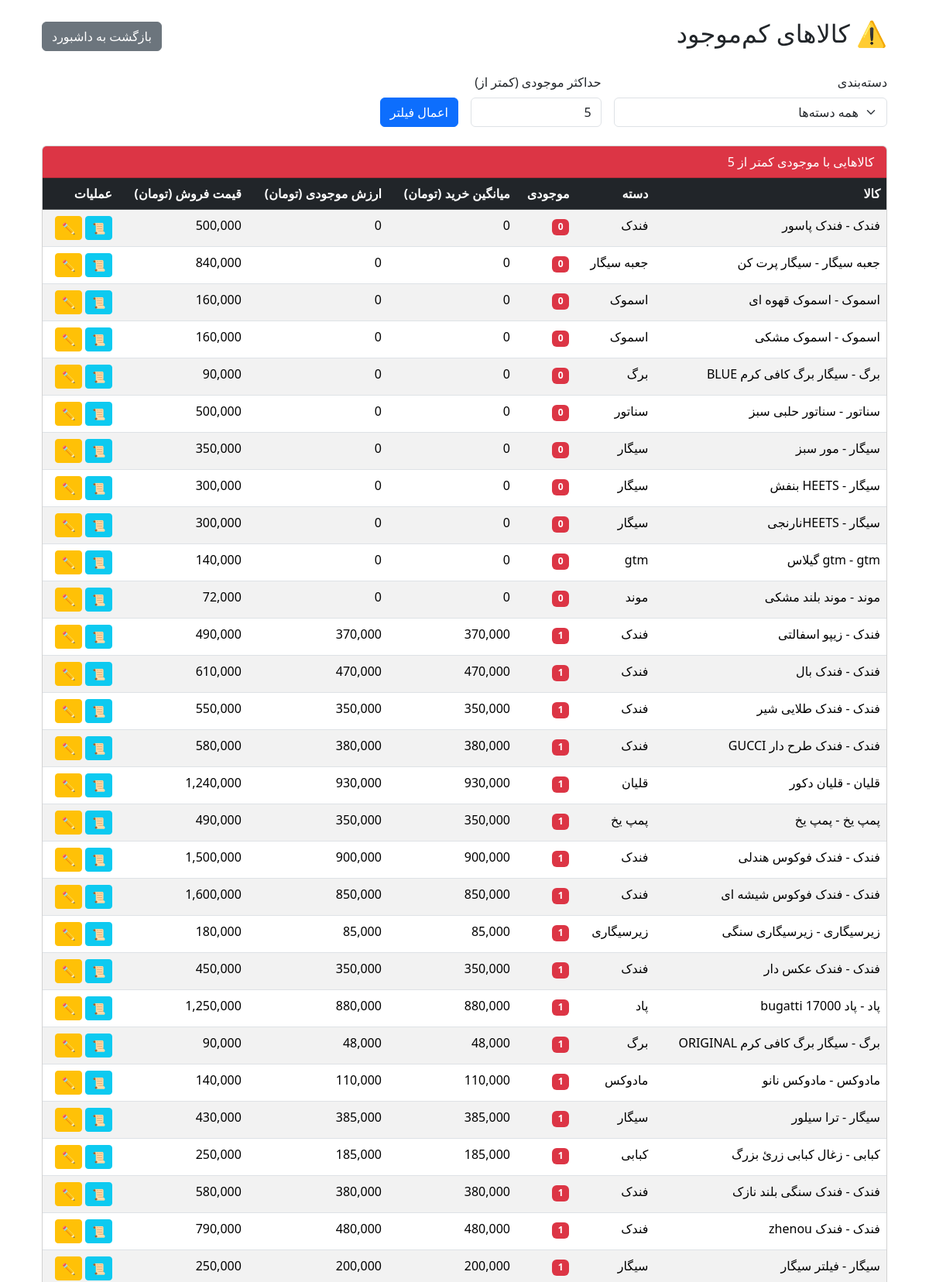
The app's page /sales/reports/low-stock/ (signed in, upper part) with its own data.
### inventory/models.py (models this page shows, shortened)
class Product(models.Model):
    UNIT_CHOICES = [
        ('pack', 'بسته'),
        ('carton', 'کارتن'),
        ('piece', 'عدد'),
        ('kg', 'کیلوگرم'),
    ]
    name = models.CharField(max_length=200, verbose_name="نام کالا")
    barcode = models.CharField(max_length=50, unique=True, db_index=True, verbose_name="بارکد")
    category = models.ForeignKey(Category, on_delete=models.PROTECT, verbose_name="دسته‌بندی")
    unit = models.CharField(max_length=10, choices=UNIT_CHOICES, default='pack', verbose_name="واحد")
    purchase_price = models.DecimalField(max_digits=12, decimal_places=0, verbose_name="قیمت خرید (تومان)")
    selling_price = models.DecimalField(max_digits=12, decimal_places=0, verbose_name="قیمت فروش (تومان)")
    is_active = models.BooleanField(default=True, verbose_name="فعال")
    stock_quantity = models.DecimalField(
        max_digits=12, decimal_places=3, default=0,
        validators=[MinValueValidator(0)], verbose_name="موجودی"
    )
    inventory_cost = models.DecimalField(
        max_digits=14, decimal_places=0, default=0,
        verbose_name="ارزش موجودی (تومان)"
    )
    is_featured = models.BooleanField(default=False, verbose_name="نمایش در دسترسی سریع")
    class Meta:
        verbose_name = "محصول"
        verbose_name_plural = "محصولات"
    def __str__(self):
        if self.category:
            return f"{self.category.name} - {self.name}"
        return self.name

class Category(models.Model):
    name = models.CharField(max_length=100, unique=True, verbose_name="نام")
    parent = models.ForeignKey(
        'self', null=True, blank=True, on_delete=models.SET_NULL,
        verbose_name="والد"
    )
    class Meta:
        verbose_name = "دسته‌بندی"
        verbose_name_plural = "دسته‌بندی‌ها"

### sales/views.py (the view, shortened to what this page needs)
# urls.py: path('reports/low-stock/', views.low_stock_report, name='low_stock_report'),
@login_required
def low_stock_report(request):
    category_id = request.GET.get('category')
    try:
        min_qty = Decimal(request.GET.get('min_qty', '5'))
    except Exception:
        min_qty = Decimal('5')
    products = Product.objects.filter(is_active=True, stock_quantity__lt=min_qty)
    selected_category = None
    products = products.select_related('category').order_by('stock_quantity')
    for p in products:
        if p.stock_quantity > 0:
            p.avg_cost = p.inventory_cost / p.stock_quantity
            p.total_value = p.inventory_cost
        else:
            p.avg_cost = Decimal('0')
            p.total_value = Decimal('0')
    context = {
        'products': products,
        'categories': Category.objects.all(),
        'selected_category': selected_category,
        'min_qty': min_qty,
    }
    return render(request, 'sales/low_stock_report.html', context)

### management/templatetags/custom_filters.py (called while the page is built)
@register.filter
def format_quantity(value):
    if value is None:
        return '0'
    try:
        decimal_value = Decimal(str(value))
        if decimal_value == decimal_value.to_integral_value():
            return str(int(decimal_value))
        return str(decimal_value).rstrip('0').rstrip('.') if '.' in str(decimal_value) else str(decimal_value)
    except (ValueError, TypeError):
        return str(value)

### sales/templates/sales/low_stock_report.html (shortened to what this page needs)
{% extends 'sales/base.html' %}
{% load humanize %}
{% load custom_filters %}
{% block content %}
<div class="container-fluid mt-4">
    <div class="d-flex justify-content-between align-items-center mb-4">
        <h2>⚠️ کالاهای کم‌موجود</h2>
        <a href="{% url 'dashboard' %}" class="btn btn-secondary">بازگشت به داشبورد</a>
    </div>
    <form method="get" class="row g-3 mb-4">
        <div class="col-md-4">
            <label class="form-label">دسته‌بندی</label>
            <select name="category" class="form-select">
                <option value="">همه دسته‌ها</option>
            </select>
        </div>
        <div class="col-md-2">
            <label class="form-label">حداکثر موجودی (کمتر از)</label>
            <input type="number" name="min_qty" value="{{ min_qty }}" min="0" step="any" class="form-control">
        </div>
        <div class="col-md-2 align-self-end">
            <button type="submit" class="btn btn-primary">اعمال فیلتر</button>
        </div>
    </form>
    <div class="card">
        <div class="card-header bg-danger text-white">
            کالاهایی با موجودی کمتر از {{ min_qty }}
        </div>
        <div class="card-body p-0">
            {% if products %}
            <div class="table-responsive">
                <table class="table table-striped table-hover mb-0">
                    <thead class="table-dark">
                        <tr>
                            <th>کالا</th>
                            <th>دسته</th>
                            <th>موجودی</th>
                            <th>میانگین خرید (تومان)</th>
                            <th>ارزش موجودی (تومان)</th>
                            <th>قیمت فروش (تومان)</th>
                            <th>عملیات</th>
                        </tr>
                    </thead>
                    <tbody>
                        {% for product in products %}
                        <tr>
                            <td>{{ product }}</td>
                            <td>{{ product.category.name }}</td>
                            <td><span class="badge bg-danger">{{ product.stock_quantity|format_quantity }}</span></td>
                            <td>{{ product.avg_cost|floatformat:"0"|intcomma }}</td>
                            <td>{{ product.total_value|floatformat:"0"|intcomma }}</td>
                            <td>{{ product.selling_price|intcomma }}</td>
                            <td>
                                <a href="{% url 'management:product_purchase_history' product.id %}" class="btn btn-sm btn-info" title="تاریخچه">📜</a>
                                <a href="{% url 'management:product_update' product.id %}" class="btn btn-sm btn-warning" title="ویرایش">✏️</a>
                            </td>
                        </tr>
                        {% endfor %}
                    </tbody>
                </table>
            </div>
            {% else %}
            <div class="p-3 text-success">✅ همه کالاها به اندازه کافی موجود هستند.</div>
            {% endif %}
        </div>
    </div>
</div>
{% endblock %}

### records on screen
Product: category+name "فندک - فندک پاسور", category.name "فندک", stock_quantity "0", avg_cost "0", total_value "0", selling_price "500,000"
Product: category+name "جعبه سیگار - سیگار پرت کن", category.name "جعبه سیگار", stock_quantity "0", avg_cost "0", total_value "0", selling_price "840,000"
Product: category+name "اسموک - اسموک قهوه ای", category.name "اسموک", stock_quantity "0", avg_cost "0", total_value "0", selling_price "160,000"
Product: category+name "اسموک - اسموک مشکی", category.name "اسموک", stock_quantity "0", avg_cost "0", total_value "0", selling_price "160,000"
Product: category+name "برگ - سیگار برگ کافی کرم BLUE", category.name "برگ", stock_quantity "0", avg_cost "0", total_value "0", selling_price "90,000"
Product: category+name "سناتور - سناتور حلبی سبز", category.name "سناتور", stock_quantity "0", avg_cost "0", total_value "0", selling_price "500,000"
Product: category+name "سیگار - مور سبز", category.name "سیگار", stock_quantity "0", avg_cost "0", total_value "0", selling_price "350,000"
Product: category+name "سیگار - HEETS بنفش", category.name "سیگار", stock_quantity "0", avg_cost "0", total_value "0", selling_price "300,000"
Product: category+name "سیگار - HEETSنارنجی", category.name "سیگار", stock_quantity "0", avg_cost "0", total_value "0", selling_price "300,000"
Product: category+name "gtm - gtm گیلاس", category.name "gtm", stock_quantity "0", avg_cost "0", total_value "0", selling_price "140,000"
Product: category+name "موند - موند بلند مشکی", category.name "موند", stock_quantity "0", avg_cost "0", total_value "0", selling_price "72,000"
Product: category+name "فندک - زیپو اسفالتی", category.name "فندک", stock_quantity "1", avg_cost "370,000", total_value "370,000", selling_price "490,000"
Product: category+name "فندک - فندک بال", category.name "فندک", stock_quantity "1", avg_cost "470,000", total_value "470,000", selling_price "610,000"
Product: category+name "فندک - فندک طلایی شیر", category.name "فندک", stock_quantity "1", avg_cost "350,000", total_value "350,000", selling_price "550,000"
Product: category+name "فندک - فندک طرح دار GUCCI", category.name "فندک", stock_quantity "1", avg_cost "380,000", total_value "380,000", selling_price "580,000"
Product: category+name "قلیان - قلیان دکور", category.name "قلیان", stock_quantity "1", avg_cost "930,000", total_value "930,000", selling_price "1,240,000"
Product: category+name "پمپ یخ - پمپ یخ", category.name "پمپ یخ", stock_quantity "1", avg_cost "350,000", total_value "350,000", selling_price "490,000"
Product: category+name "فندک - فندک فوکوس هندلی", category.name "فندک", stock_quantity "1", avg_cost "900,000", total_value "900,000", selling_price "1,500,000"
Product: category+name "فندک - فندک فوکوس شیشه ای", category.name "فندک", stock_quantity "1", avg_cost "850,000", total_value "850,000", selling_price "1,600,000"
Product: category+name "زیرسیگاری - زیرسیگاری سنگی", category.name "زیرسیگاری", stock_quantity "1", avg_cost "85,000", total_value "85,000", selling_price "180,000"
Product: category+name "فندک - فندک عکس دار", category.name "فندک", stock_quantity "1", avg_cost "350,000", total_value "350,000", selling_price "450,000"
Product: category+name "پاد - پاد bugatti 17000", category.name "پاد", stock_quantity "1", avg_cost "880,000", total_value "880,000", selling_price "1,250,000"
Product: category+name "برگ - سیگار برگ کافی کرم ORIGINAL", category.name "برگ", stock_quantity "1", avg_cost "48,000", total_value "48,000", selling_price "90,000"
Product: category+name "مادوکس - مادوکس نانو", category.name "مادوکس", stock_quantity "1", avg_cost "110,000", total_value "110,000", selling_price "140,000"
Product: category+name "سیگار - ترا سیلور", category.name "سیگار", stock_quantity "1", avg_cost "385,000", total_value "385,000", selling_price "430,000"
Product: category+name "کبابی - زغال کبابی زرئ بزرگ", category.name "کبابی", stock_quantity "1", avg_cost "185,000", total_value "185,000", selling_price "250,000"
Product: category+name "فندک - فندک سنگی بلند نازک", category.name "فندک", stock_quantity "1", avg_cost "380,000", total_value "380,000", selling_price "580,000"
Product: category+name "فندک - فندک zhenou", category.name "فندک", stock_quantity "1", avg_cost "480,000", total_value "480,000", selling_price "790,000"
Product: category+name "سیگار - فیلتر سیگار", category.name "سیگار", stock_quantity "1", avg_cost "200,000", total_value "200,000", selling_price "250,000"

### other values on screen
{{ min_qty }} "5"
